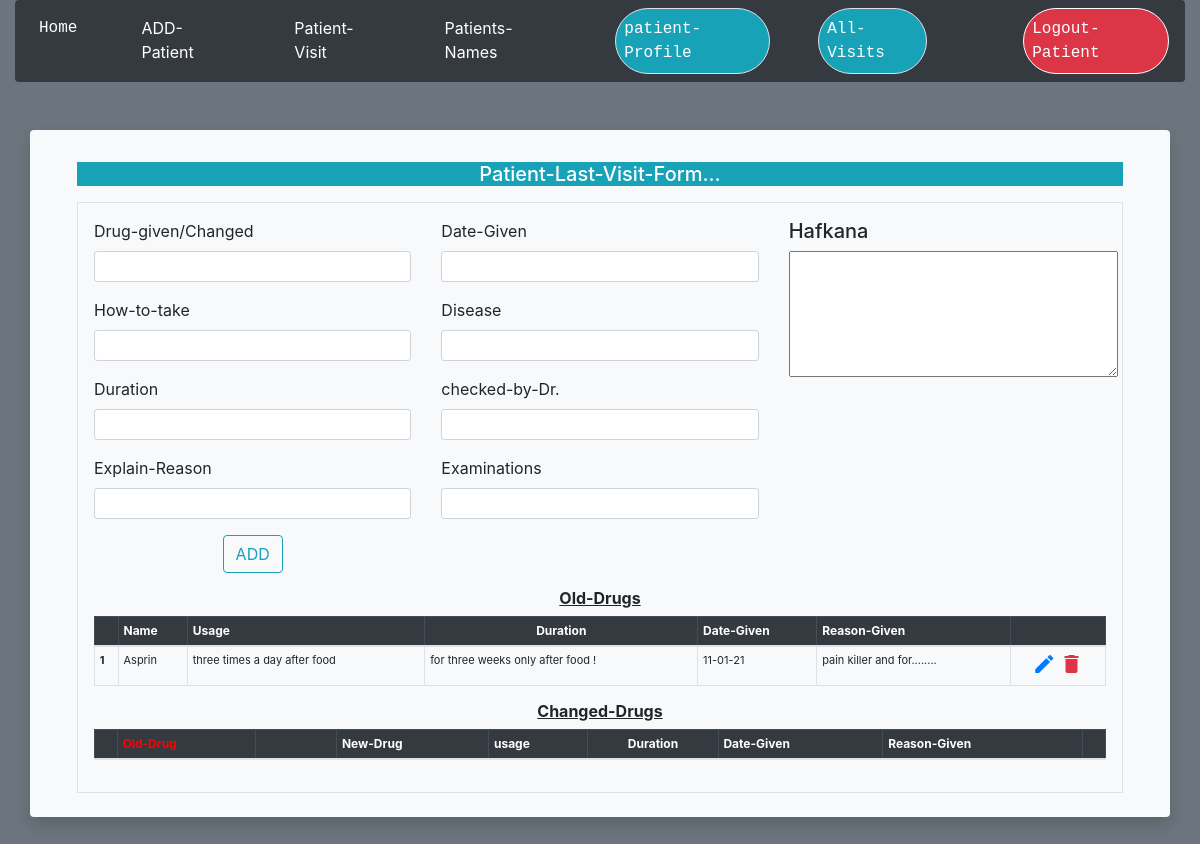
The app's page /patients_visit/ (signed in) with its own data.
### patient_project/models.py (models this page shows, shortened)
class PatientLastVisitDB(db.Model):
    id          = db.Column(db.Integer(), primary_key=True)
    medicine    = db.Column(db.String)
    usage       = db.Column(db.String)
    duration    = db.Column(db.String)
    dateGiven   = db.Column(db.String)
    explainReason = db.Column(db.String)
    disease = db.Column(db.String)
    checkedByDr = db.Column(db.String)
    examinations = db.Column(db.String)
    patientDescription = db.Column(db.String)
    status = db.Column(db.Boolean(), default=False)
    owner_id    = db.Column(db.Integer, db.ForeignKey('user.id'))

### patient_project/routes.py (the view)
@app.route("/patients_visit/", methods=('GET', 'POST'))
def patients_visit():
    if current_user.is_authenticated:
        form = forms.PatientLastVisitForm()
        user = models.User.query.get(current_user.id)
        if user is not None:
            medicine_box = user.allPatientsVisit
            changed_box = user.allPatientsChangedMedicine
            return flask.render_template('patients_visit.html',
                                         patientVisitForm=form,
                                         medicine_box=medicine_box,
                                         changed_box=changed_box,
                                         id=None, bool_value='False')
    else:
        flask.flash(' ==> Enter your file number first...', 'warning')
        return flask.redirect(flask.url_for('home'))

### patient_project/forms.py
class PatientLastVisitForm(flask_wtf.FlaskForm):
    medicine = wtforms.StringField('Drug-given/Changed',
                                   validators=[valid.DataRequired(message='Drug-name can not be empty !')])
    usage = wtforms.StringField('How-to-take', validators=[valid.DataRequired(message='usage can not be empty !')])
    duration = wtforms.StringField('Duration', validators=[valid.DataRequired(message='Duration can not be empty !')])
    dateGiven = wtforms.StringField('Date-Given', validators=[valid.DataRequired(message="field can't be empty")])
    disease = wtforms.StringField('Disease', validators=[valid.DataRequired(message="field can't be empty")])
    checkedByDr = wtforms.StringField('checked-by-Dr.', validators=[valid.DataRequired(message="field can't be empty")])
    examinations = wtforms.StringField('Examinations', validators=[valid.DataRequired(message="field can't be empty")])
    patientDescription = wtforms.StringField('Patient-Description')
    explainReason = wtforms.StringField('Explain-Reason')
    medicine_cart = []
    submit = wtforms.SubmitField("ADD")

### patient_project/models.py (called while the page is built)
@login_manager.user_loader
def load_user(id):
    return User.query.get(int(id))

### patient_project/templates/patients_visit.html (shortened to what this page needs)
{% extends "base.html" %}
{% block body %}
<div class="container">
    <form method="POST" action="{{ url_for('add_medicine', id=id, bool_value=bool_value)}}" novalidate>
        <fieldset class="form-group mt-3">
            <h5 class="text-center bg-info text-white"> Patient-Last-Visit-Form... </h5>
        <div class="row gy-5">
                <div class="col-12 mt-2">
                    <div class="p-3 border bg-light">
                        <div class="row">
                            <div class="col-4">
                                <p>
                                    {{ patientVisitForm.medicine.label }}
                                    {{ patientVisitForm.medicine(class="form-control form-control-sm")}}
                                </p>
                                <p>
                                    {{ patientVisitForm.usage.label }}
                                    {{ patientVisitForm.usage(class="form-control form-control-sm")}}
                                </p>
                                <p>
                                    {{ patientVisitForm.duration.label }}
                                    {{ patientVisitForm.duration(class="form-control form-control-sm")}}
                                </p>
                                <p>
                                    {{ patientVisitForm.explainReason.label }}
                                    {{ patientVisitForm.explainReason(class="form-control form-control-sm")}}
                                </p>
                                <p class="form-group text-center">
                                        {{ patientVisitForm.submit(class="btn btn-outline-info m-auto") }}
                                </p>
                             </div>
                            <div class="col-4">
                                    <p>
                                        {{ patientVisitForm.dateGiven.label }}
                                        {{ patientVisitForm.dateGiven(class="form-control form-control-sm")}}
                                    </p>
                                     <p>
                                        {{ patientVisitForm.disease.label }}
                                        {{ patientVisitForm.disease(class="form-control form-control-sm")}}
                                    </p>
                                    <p>
                                        {{ patientVisitForm.checkedByDr.label }}
                                        {{ patientVisitForm.checkedByDr(class="form-control form-control-sm")}}
                                    </p>
                                    <p>
                                        {{ patientVisitForm.examinations.label }}
                                        {{ patientVisitForm.examinations(class="form-control form-control-sm")}}
                                    </p>
                            </div>
                            <div class="col-3">
                                <h5>Hafkana</h5>
                                <p style="height: 100px" class="form-floating">
                                    <textarea name='content' id="content" rows="5" cols="30">{{ textArea_1 }}</textarea>
                                 </p>
                            </div>
                    </div>
                        <h6 class="text-center"><strong><ins>Old-Drugs</ins></strong></h6>
                            <table class="table table-bordered border-primary table-sm ">
                                <thead class="table-dark text-white table-hover" style="font-size: 12px;">
                                    <tr>
                                        <th scope="col"></th>
                                        <th scope="col">Name</th>
                                        <th scope="col">Usage</th>
                                        <th scope="col" class="text-center">Duration</th>
                                        <th scope="col">Date-Given</th>
                                        <th scope="col">Reason-Given</th>
                                        <th scope="col" class="text-center"> </th>
                                    </tr>
                                </thead>
                                <tbody>
                                    {% if medicine_box|length > 0 %}
                                         {% for item in medicine_box %}
                                                    <tr style="font-size: 11px;">
                                                        <th scope="row" class="text-decoration-line-through">{{ loop.index }}</th>
                                                            {% if item.status == True %}
                                                                <td style="text-decoration: line-through">{{ item.medicine }}</td>
                                                                <td style="text-decoration: line-through">{{ item.usage }}</td>
                                                                <td style="text-decoration: line-through">{{ item.duration }}</td>
                                                                <td style="text-decoration: line-through">{{ item.dateGiven }}</td>
                                                                <td style="text-decoration: line-through">{{ item.explainReason }}</td>
                                                            {% else %}
                                                                <td>{{ item.medicine }}</td>
                                                                <td>{{ item.usage }}</td>
                                                                <td>{{ item.duration }}</td>
                                                                <td>{{ item.dateGiven }}</td>
                                                                <td>{{ item.explainReason }}</td>
                                                            {% endif %}
                                                            <td class="text-center">
                                                                    <a href="{{ url_for('edit_medicine', id=item.id) }}" class="edit" title="Edit-to-change-the-medicine" data-toggle="tooltip"><i class="material-icons">&#xE254;</i></a>
                                                                    <a href="{{ url_for('delete_medicine', id=item.id) }}" class="delete text-danger" title="Delete" data-toggle="tooltip"><i class="material-icons">&#xE872;</i></a>
                                                            </td>
                                                        </tr>
                                            {% endfor %}
                                    {% endif %}
                                </tbody>
                            </table>
                                <h6 class="text-center"><strong><ins>Changed-Drugs</ins></strong></h6>
                                  <table class="table table-bordered border-primary table-sm">
                                        <thead class="table-dark table-hover" style="font-size: 12px;">
                                            <tr>
                                                <th scope="col"></th>
                                                <th scope="col" style="font-weight: bolder; color: red;">Old-Drug</th>
                                                <th scope="col" style="width:8%"></th>
                                                <th scope="col">New-Drug</th>
                                                <th scope="col">usage</th>
                                                <th scope="col" class="text-center">Duration</th>
                                                <th scope="col">Date-Given</th>
                                                <th scope="col">Reason-Given</th>
                                                <th scope="col" class="text-center"> </th>
                                            </tr>
                                        </thead>
                                    </table>
                    </div>
                </div>
            </div>
        </fieldset>
    </form>
</div>
{% endblock %}

### records on screen
PatientLastVisitDB: medicine "Asprin", usage "three times a day after food", duration "for three weeks only after food !", dateGiven "11-01-21", explainReason "pain killer and for........"

### other values on screen
{{ patientVisitForm.medicine.label }} "Drug-given/Changed"
{{ patientVisitForm.usage.label }} "How-to-take"
{{ patientVisitForm.duration.label }} "Duration"
{{ patientVisitForm.explainReason.label }} "Explain-Reason"
{{ patientVisitForm.dateGiven.label }} "Date-Given"
{{ patientVisitForm.disease.label }} "Disease"
{{ patientVisitForm.checkedByDr.label }} "checked-by-Dr."
{{ patientVisitForm.examinations.label }} "Examinations"
